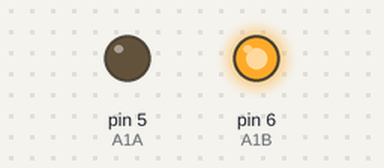
This sketch was run on a simulated Arduino Uno, built with avr-gcc and run on an emulated ATmega328P. Shown: output pins drawn as LEDs (lit = HIGH).

Above: at 0.1 s.
At 100.1 s:
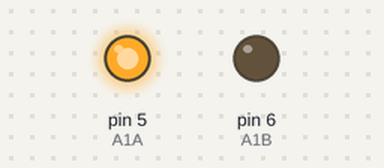
Timing chart, 0 to 101.6 s (numbered marks = the images above):
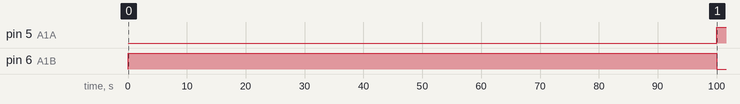

The sketch:

Well_Code.ino
```cpp
class Flasher
{
  int ledPin;
  long OnTime;
  long OffTime;
  int ledState;
  unsigned long previousMillis;


  public:
  Flasher(int pin, long on, long off)
  {
    ledPin = pin;
    OnTime = on;
    OffTime = off;

    ledState = LOW;
    previousMillis = 0;
  }

void update(){
  unsigned long currentMillis = millis();

  if(( ledState == HIGH) && (currentMillis - previousMillis >= OnTime))
  {
    ledState = LOW;  // Turn it off
    previousMillis = currentMillis;  // Remember the time
    digitalWrite(ledPin, ledState);  // Update the actual LED
  }
  else if ((ledState == LOW) && (currentMillis - previousMillis >= OffTime))
  {
    ledState = HIGH;  // turn it on
    previousMillis = currentMillis;   // Remember the time
    digitalWrite(ledPin, ledState);    // Update the actual LED
  }
}
};
Flasher led2(12, 800, 450);
Flasher led3(11, 900, 550);
Flasher led5(7, 850, 560);

const int A1A = 5;  // define pin 5 for A-1A (PWM Speed)
const int A1B = 6;  // define pin 6 for A-1B (direction)
unsigned long previousMillis1 = 0;
long OnTime1 = 100000;
int Direction = HIGH;

// This is a custom function to drive Motor A
// inputs: direction (HIGH/LOW), speed (0-255)
// outputs: motor control

void motorA(byte d, int s) {
  if(d == 1){
    analogWrite(A1A, 255-s);
    digitalWrite(A1B, HIGH);
  } else if (d == 0){
    analogWrite(A1A, s);
    digitalWrite(A1B, LOW);
  }
}

void setup() {
  // put your setup code here, to run once:
  pinMode(A1A, OUTPUT); // specify these pins as outputs
  pinMode(A1B, OUTPUT);
  motorA(Direction, 255);
}
void loop() {
  // put your main code here, to run repeatedly:
led2.update();
led3.update();
led5.update();

unsigned long currentMillis1 = millis();

  if(currentMillis1 - previousMillis1 >= OnTime1)
  {
    if (Direction == HIGH)
    {
      Direction = LOW;
    }
    else
    {
      Direction = HIGH;
    }

    motorA(Direction, 255);

    previousMillis1 = currentMillis1;
  }

  }
```

Measured:
- by itself, pin 5 (A1A): LOW → HIGH at 100 s
- by itself, pin 6 (A1B): HIGH → LOW at 100 s
